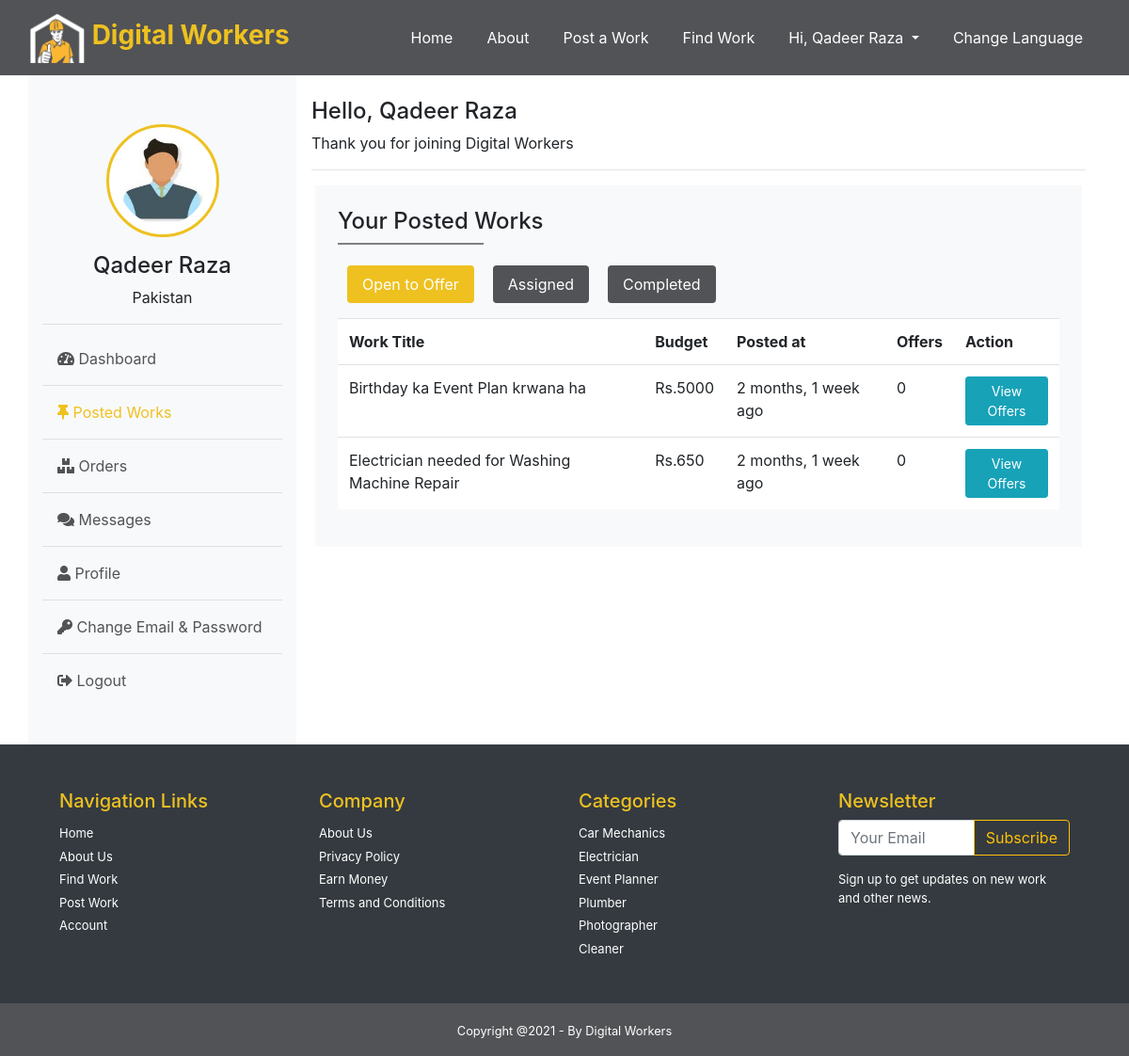
Before: /buyer/posted-works (signed in) with the older database file.
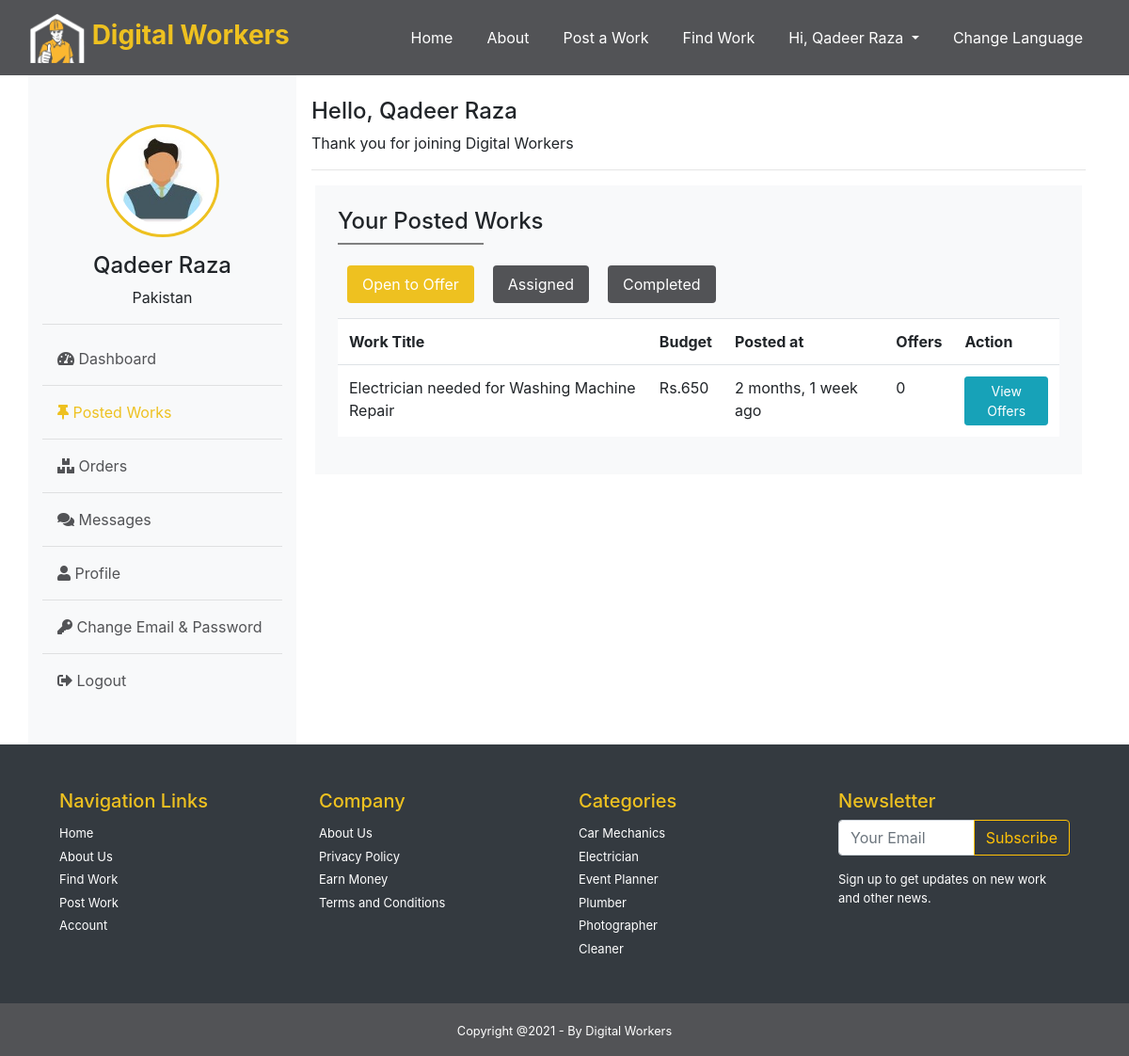
After: the same page with the newer database file.
### Buyer/models.py (models this page shows, shortened)
class Work(models.Model):
    id = models.BigAutoField(primary_key=True)
    title = models.CharField(max_length=120, null=False)
    budget = models.IntegerField( null=True)
    deadline = models.DateTimeField( null=True)
    location = models.CharField(max_length=120, null=True)
    description = models.TextField( null=True)
    service = models.ForeignKey(Service, on_delete=models.CASCADE, null=True)
    posted_by=models.ForeignKey(settings.AUTH_USER_MODEL, on_delete=models.CASCADE, null=True)
    posted_at=models.DateTimeField(auto_now_add=True)
    status=models.CharField(max_length=60, null=True, default='available')

### Middlewares/auth_buyer.py (the view)
    def middleware(request):
        if not request.user.is_authenticated:
            messages.error(request, 'You need to login as Worker!')
            return redirect('login')
        elif request.user.role != 'buyer':
            messages.error(request, 'You need to login as Buyer!')
            return redirect('login')
        response = get_response(request)
        return response

### Buyer/views.py (called while the page is built, shortened)
@auth_middleware
def posted_works(request):
    if request.method == 'GET' and request.GET.get('order_id'):
        oid = request.GET.get("order_id")
        order=Order.objects.get(id = oid)
        review=Review.objects.get(order = order)
        return JsonResponse({"status":200, "rating":review.rating})
    context={
        "works_ava":Work.objects.filter(posted_by=request.user).filter(status="available").annotate(offer_count=Count('offer')).order_by('-posted_at'),
        "orders":Order.objects.filter(order_by=request.user).filter(status="active").order_by('-ordered_at'),
        "orders_com":Order.objects.filter(order_by=request.user).filter(status="completed").order_by('-ordered_at'),
        "reviews":Review.objects.filter(buyer=request.user).values_list('order',flat=True)
    }
    return render(request,"Buyer/posted_works.html", context)

### templates/Buyer/posted_works.html (shortened to what this page needs)
{% extends 'Buyer/layout.html' %}
{% block posted_works %}active{% endblock posted_works %}
{% load static %}
{% block body %}
<div class="box m-1 bg-light  p-4" >
    <h4>Your Posted Works</h4>
    <hr style="width: 20%; float:left; margin:0;border:1px solid gray;"> <br>
        <ul class="nav nav-pills mb-3" id="pills-tab" role="tablist">
            <li class="nav-item">
            <a class="nav-link active bg-gray" id="pills-home-tab" data-toggle="pill" href="#pills-home" role="tab" aria-controls="pills-home" aria-selected="true">Open to Offer</a>
            </li>
            <li class="nav-item">
            <a class="nav-link bg-gray" id="pills-profile-tab" data-toggle="pill" href="#pills-profile" role="tab" aria-controls="pills-profile" aria-selected="false">Assigned</a>
            </li>
            <li class="nav-item">
            <a class="nav-link  bg-gray" id="pills-contact-tab" data-toggle="pill" href="#pills-contact" role="tab" aria-controls="pills-contact" aria-selected="false">Completed</a>
            </li>
        </ul>
        <div class="tab-content" id="pills-tabContent">
            <div class="tab-pane fade show active bg-white" id="pills-home" role="tabpanel" aria-labelledby="pills-home-tab">
                <table class="table">
                    <tr>
                        <th>Work Title</th>
                        <th>Budget</th>
                        <th>Posted at</th>
                        <th>Offers</th>
                        <th>Action</th>
                    </tr>
                    {% if works_ava %}
                    {% for work in works_ava %}
                    <tr>
                        <td>{{work.title}}</td>
                        <td>Rs.{{work.budget}}</td>
                        <td>{{work.posted_at|timesince}} ago</td>
                        <td>{{work.offer_count}}</td>
                        <form action="{% url 'offers' %}" method="get"> <input type="hidden" name="wid" value="{{work.id}}" >
                        <td><button type="submit"  class="btn btn-sm btn-info">View Offers</button></form></td>
                    </tr>
                    {% endfor %}
                    {% else %}
                    <h6 class="text-danger">No Result Found</h6>
                    {% endif %}
                </table>
            </div>
        </div>
</div>
{% endblock body %}

Changed rows visible on the page:
no longer on this page (row edited): Work: title "Birthday ka Event Plan krwana ha", budget "5000", posted_at "2 months, 1 week", offer_count "0"
